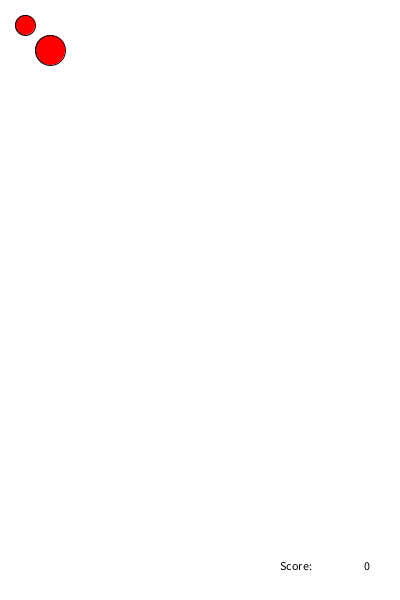
Frame 1 (no input)
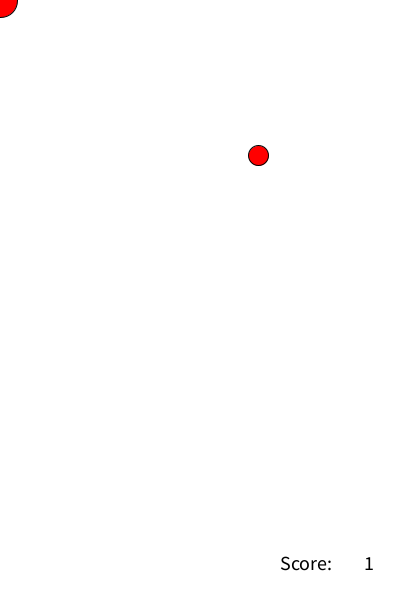
Frame 60 (the mouse pressed at the canvas centre just before this capture)
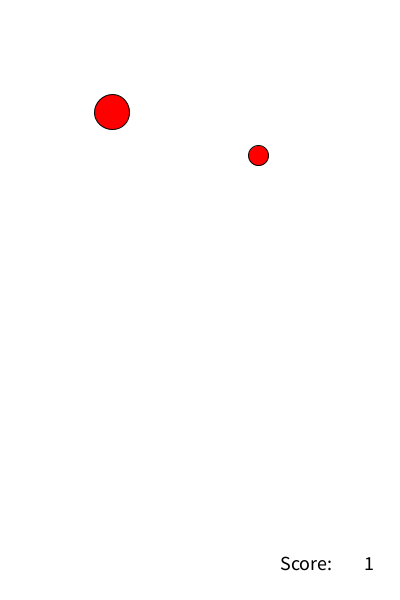
Frame 120 (the mouse held since frame 60 and released just before this capture)

The Processing sketch that drew these frames (run headless with seeded random() and noise(); from frame 60 on, the mouse is pressed at the canvas centre):

// Processing sketch: Agario
// ── Agario.pde
void setup() {
  size(400, 600);
  background(255);
  speedX = 2;
  speedY = 2;
}

float speedX, speedY;
float a = width/2;
float b = height/2;
float x = 25;
float y = 25;
float d = 20;
int r = 30;
int counter = 0;

void draw() {
  background(255);
  fill(0);  
  fill(255, 0, 0);
  ellipse(x, y, 20, 20);
  ellipse(a, b, r, r);


  if (dist(x, y, a, b) < d) {
    x = random(width);
    y = random(height);
    r = r + 5;
    d = d + 2.5;
    speedX = 0.95 * speedX;
    speedY = 0.95 * speedY;    
    counter = counter + 1;
  }
  if (mouseX >= a) {
    a = a + speedX;
  }

  if (mouseX < a) {
    a = a - speedX;
  }

  // y-direction movement
  if (mouseY >= b) {
    b = b + speedY;
  }

  if (mouseY < b) {
    b = b - speedY;
  }
  fill(0);
  text(counter, width*.91, height*.95);
  text("Score: ", width*.70, height*.95 );
  textSize(20);
}
